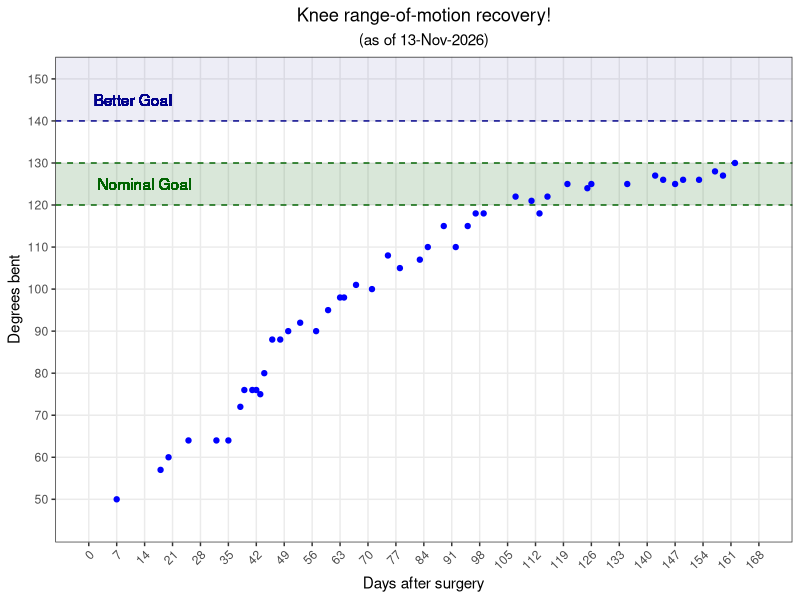
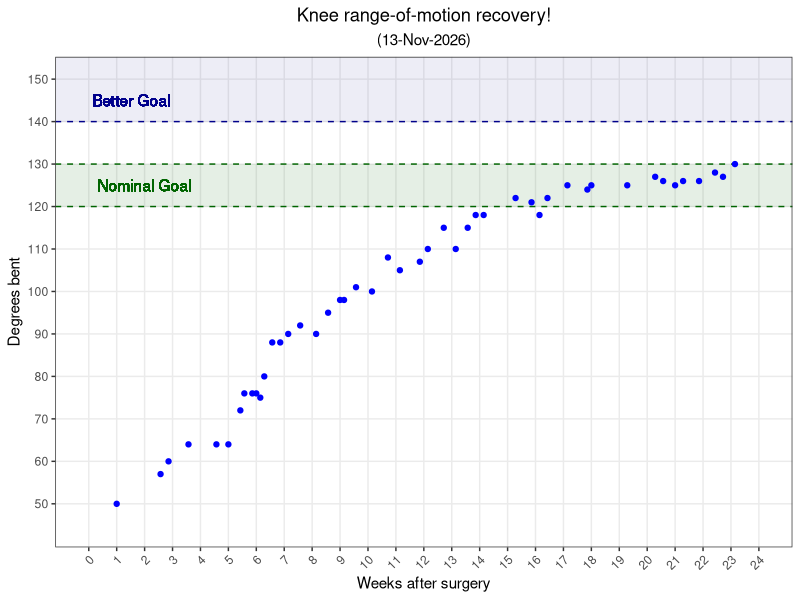
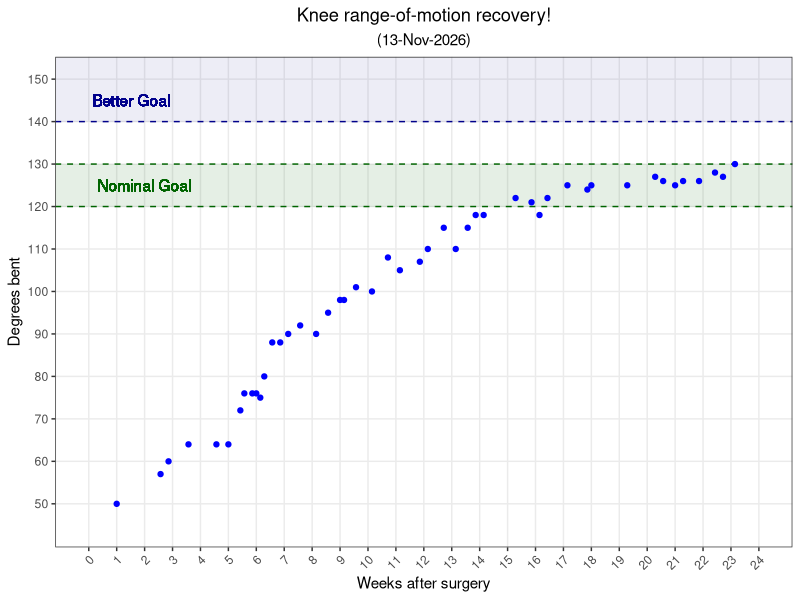

Write R code to recreate these figures, in order.
library(tidyverse)

df <- read.table("knee-range-of-motion.tsv", sep = "\t", header = TRUE)

curr_date <- format(Sys.time(), "%d-%b-%Y")

## plotting with days on X axis
max_day_for_plot <- ceiling(df[2] %>% max() / 7) * 7

# with ideal deadline vertical line
# plot_days <- ggplot(df, aes(x = Days.after.surgery, y = Degrees.bent)) + geom_point(color = "blue") +
#     labs(y = "Degrees bent", x = "Days after surgery", title = "Knee range-of-motion recovery!",
#          subtitle = paste0("(as of ", curr_date, ")")) +
#     ylim(45,150) +
#     scale_x_continuous(breaks=seq(0,max_day_for_plot,7), limits = c(0,max_day_for_plot), minor_breaks = NULL) +
#     geom_hline(yintercept = 130, linetype = "dashed", color = "darkblue") +
#     geom_text(x = 14, y = 125, label = "Nominal Goal", color = "darkblue") +
#     geom_hline(yintercept = 140, linetype = "dashed", color = "darkgreen") +
#     geom_text(x = 11, y = 145, label = "Better Goal", color = "darkgreen") +
#     geom_vline(xintercept = 84, linetype = "dashed", color = "red") +
#     geom_text(x = 63, y = 57.5, label = "Ideal deadline", color = "red") +
#     geom_text(x = 63, y = 52.5, label = "(12 weeks)", color = "red", size = 3) +
#     theme_bw() +
#     theme(plot.title = element_text(hjust = 0.5), plot.subtitle = element_text(hjust = 0.5)) +
#     theme(axis.text.x = element_text(angle = 45, hjust = 1, vjust = 1))

plot_days <- ggplot(df, aes(x = Days.after.surgery, y = Degrees.bent)) + 
    labs(y = "Degrees bent", x = "Days after surgery", title = "Knee range-of-motion recovery!",
         subtitle = paste0("(as of ", curr_date, ")")) +
    scale_y_continuous(breaks=seq(50, 150, 10), limits = c(45, 150), minor_breaks = NULL) +
    scale_x_continuous(breaks=seq(0,max_day_for_plot,7), limits = c(0,max_day_for_plot), minor_breaks = NULL) +
    geom_hline(yintercept = 130, linetype = "dashed", color = "darkgreen") +
    geom_hline(yintercept = 120, linetype = "dashed", color = "darkgreen") +
    geom_text(x = 14, y = 125, label = "Nominal Goal", color = "darkgreen") +
    annotate("rect", xmin = -Inf, xmax = Inf, ymin = 120, ymax = 130, alpha = 0.15, fill = "darkgreen") +
    annotate("rect", xmin = -Inf, xmax = Inf, ymin = 140, ymax = Inf, alpha = 0.07, fill = "darkblue") +
    geom_hline(yintercept = 140, linetype = "dashed", color = "darkblue") +
    geom_text(x = 11, y = 145, label = "Better Goal", color = "darkblue") +
    geom_point(color = "blue") +
    theme_bw() +
    theme(plot.title = element_text(hjust = 0.5), plot.subtitle = element_text(hjust = 0.5)) +
    theme(axis.text.x = element_text(angle = 45, hjust = 1, vjust = 1))



## plotting with weeks on X axis
num_total_weeks <- ceiling(df[2] %>% max() / 7)

# with ideal deadline vertical line
# plot_weeks <- ggplot(df, aes(x = Days.after.surgery / 7, y = Degrees.bent)) + geom_point(color = "blue") +
#     labs(y = "Degrees bent", x = "Weeks after surgery", title = "Knee range-of-motion recovery!",
#          subtitle = paste0("(", curr_date, ")")) +
#     ylim(45,150) +
#     scale_x_continuous(breaks=seq(0, num_total_weeks, 1), limits = c(0, num_total_weeks), minor_breaks = NULL) +
#     geom_hline(yintercept = 130, linetype = "dashed", color = "darkblue") +
#     geom_text(x = 2, y = 135, label = "Nominal Goal", color = "darkblue") +
#     geom_hline(yintercept = 140, linetype = "dashed", color = "darkgreen") +
#     geom_text(x = 2, y = 145, label = "Better Goal", color = "darkgreen") +
#     geom_vline(xintercept = 12, linetype = "dashed", color = "red") +
#     geom_text(x = 9, y = 55, label = "Ideal deadline", color = "red") +
#     theme_bw() +
#     theme(plot.title = element_text(hjust = 0.5), plot.subtitle = element_text(hjust = 0.5)) +
#     theme(axis.text.x = element_text(angle = 45, hjust = 1, vjust = 1))

plot_weeks <- ggplot(df, aes(x = Days.after.surgery / 7, y = Degrees.bent)) + 
    labs(y = "Degrees bent", x = "Weeks after surgery", title = "Knee range-of-motion recovery!",
        subtitle = paste0("(", curr_date, ")")) +
    scale_y_continuous(breaks=seq(50, 150, 10), limits = c(45, 150), minor_breaks = NULL) +
    scale_x_continuous(breaks=seq(0, num_total_weeks, 1), limits = c(0, num_total_weeks), minor_breaks = NULL) +
    annotate("rect", xmin = -Inf, xmax = Inf, ymin = 120, ymax = 130, alpha = 0.10, fill = "darkgreen") +
    geom_hline(yintercept = 130, linetype = "dashed", color = "darkgreen") +
    geom_hline(yintercept = 120, linetype = "dashed", color = "darkgreen") +
    geom_text(x = 2, y = 125, label = "Nominal Goal", color = "darkgreen") +
    annotate("rect", xmin = -Inf, xmax = Inf, ymin = 140, ymax = Inf, alpha = 0.07, fill = "darkblue") +
    geom_hline(yintercept = 140, linetype = "dashed", color = "darkblue") +
    geom_text(x = 1.53, y = 145, label = "Better Goal", color = "darkblue") +
    geom_point(color = "blue") +
    # geom_segment(aes(x = 4.35, y = 142, xend = 4.35, yend = 147), color = "darkblue", lineend = "round", linejoin = "mitre", size = 0.5, 
    #     arrow = arrow(length = unit(2, "mm"))) +
    theme_bw() +
    theme(plot.title = element_text(hjust = 0.5), plot.subtitle = element_text(hjust = 0.5)) +
    theme(axis.text.x = element_text(angle = 45, hjust = 1, vjust = 1))


# writing out pdfs
pdf(paste0(curr_date, "-knee-ROM-progress-days.pdf"), width = 5, height = 4)
plot_days
dev.off()

pdf(paste0(curr_date, "-knee-ROM-progress-weeks.pdf"), width = 5, height = 4)
plot_weeks
dev.off()

# writing out latest as png for github readme
png(paste0("latest-knee-ROM-progress-weeks-plot.png"), units = "in", res = 144, width = 5, height = 4)
plot_weeks
dev.off()
